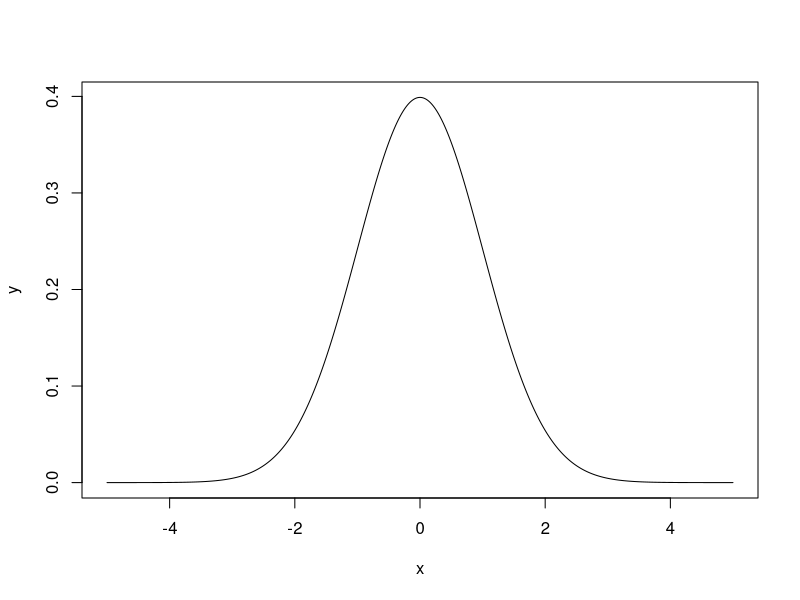
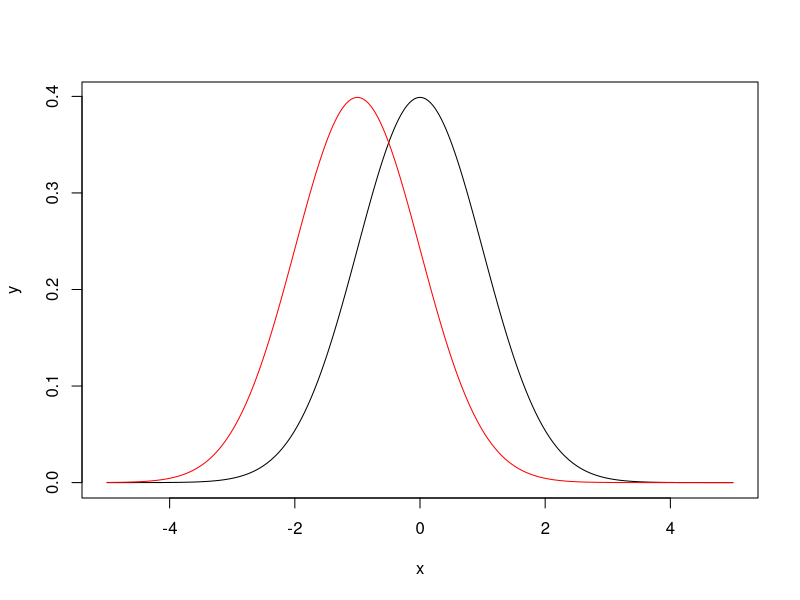

R code for these plots, in order:
## ---- chunk 1
x <- 2
y = 3
x+y -> z
z
## ---- chunk 2
x <- "La mort"
y <- "aux trousses"
paste(x,y)
## ---- chunk 3
x <- c(5.6,-2,78,42.3)
y <- c(x,3,c(12,8))
y
## ---- chunk 4
x = 1:6
x
## ---- chunk 5
seq(1,6,by=0.5)
seq(1,6,length=5)
## ---- chunk 6
rep(1,4)
rep(c(1,2),each=3)
## ---- chunk 7
paste("Le résultat est ", 1)
## ---- chunk 8
x <- 15:25
x[2]
x[2:5] 
x[c(1,3,5,7)] 
## ---- chunk 9
x[-9]
x[-c(1,3,4)]
## ---- chunk 10
x <- -10:10
which(x>0)
x[which(x>0)]
## ---- chunk 11
x <- 1:5
y <- 3:7
x+y
x*y
## ---- chunk 12
y <- x>3
y
z = x[x<=3]
z
## ---- chunk 13
m <- matrix(1:6, ncol=2)
m     
m <- matrix(1:8, nrow=2)
m
## ---- chunk 14
m <- matrix(1:8, nrow=2, byrow=TRUE)
m
## ---- chunk 15
m[1,3]
## ---- chunk 16
m[2,]
## ---- chunk 17
m[-1,] 
m[1:2,-1]
## ---- chunk 18
m <- matrix(1:4, ncol=2)
m
n <- matrix(3:6, ncol=2, byrow=TRUE)
n
m + n
m * n    
m %*% n 
## ---- chunk 19
det(m) 
solve(m) 
eigen(m)
## ---- chunk 20
vec <- c(1,2,3)
mat <- matrix(1,ncol=2,nrow=3)
L <- list(vec,mat)
L
## ---- chunk 21
L[[1]]
## ---- chunk 22
names(L) <- c("vecteur","matrice")
L
## ---- chunk 23
L$vecteur
## ---- chunk 24
m <- matrix(1:4,ncol=2)
dec <- eigen(m)
ls(dec)
dec$values  
dec$vectors 
## ---- chunk 25
age <- c(17,28,64,8,25,36)
sexe <- c("H","F","F","H","H","F")
donnees <- data.frame(age,sexe)
donnees
## ---- chunk 26
donnees[3,1]
donnees[4,]
donnees[,2]
## ---- chunk 27
donnees[[2]]
donnees$sexe
## ---- chunk 28
names(donnees)
## ---- chunk 29
class(x)
class(m)
class(L)
class(donnees)
## ---- chunk 30
ls()
## ---- chunk 31
somme <- function(n){return(sum(1:n))}
## ---- chunk 32
somme(3)
## ---- chunk 33
help(sum)
## ---- chunk 34
rnorm(10,0,1) ## échantillon de taille 10 d'une loi normale centrée réduite
rpois(5,2) ## échantillon de taille 5 d'une loi de Poisson de paramètre 2
runif(1,0,2) ## échantillon de taille 1 d'une loi uniforme sur [0,1]
## ---- chunk 35
## Version boucle 

exp_loop=function(x,n)
{
  res<-1
  for (k in 1:n)
  {res <- res + x^k/factorial(k)}
  res
  }

## Version vectorielle
exp_vec=function(x,n)
{
  sum(x^(0:n)/factorial(0:n))
}

exp_loop(2,10)
exp_vec(2,10)
## ---- chunk 36
M=matrix(1:6,ncol=2)
M
apply(M,1,sum) ## on calcule la somme de chaque ligne
apply(M,2,mean) ## on calcule la moyenne de chaque colonne

## ---- chunk 37
M=data.frame(x=1:5,y=2:6)
lapply(M,mean)
sapply(M,mean)
sapply(1:10,FUN=function(i){i^2+3})

## ---- chunk 38
library(microbenchmark)
microbenchmark(loop=exp_loop(2,1000),vec= exp_vec(2,1000),times=10)
microbenchmark(loop=exp_loop(2,10000),vec= exp_vec(2,10000),times=10)
## ---- chunk 39
x=seq(-5,5,0.01)
y=dnorm(x,0,1)
plot(x,y,"l")
## ---- chunk 40
x=seq(-5,5,0.01)
y=dnorm(x,0,1)
plot(x,y,"l")
y2=dnorm(x,-1,1)
lines(x,y2,col="red")
